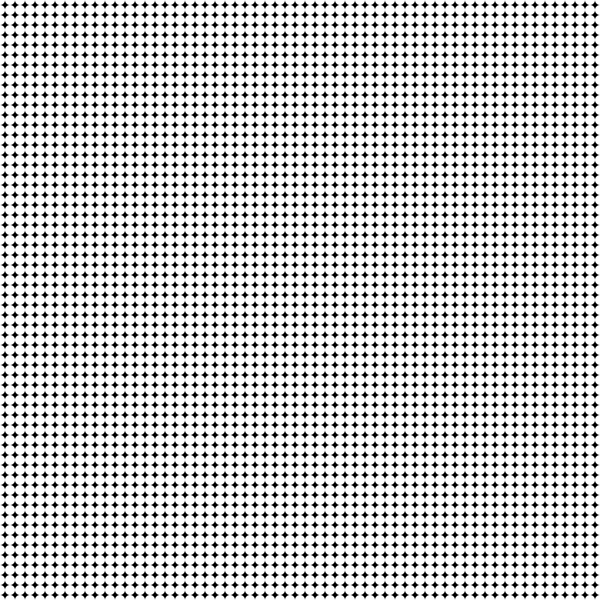
Frame 1 (no input)
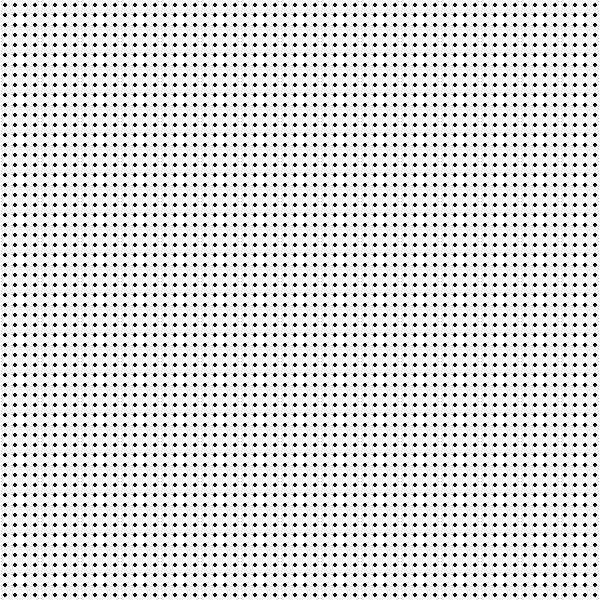
Frame 60 (the mouse pressed at the canvas centre just before this capture)
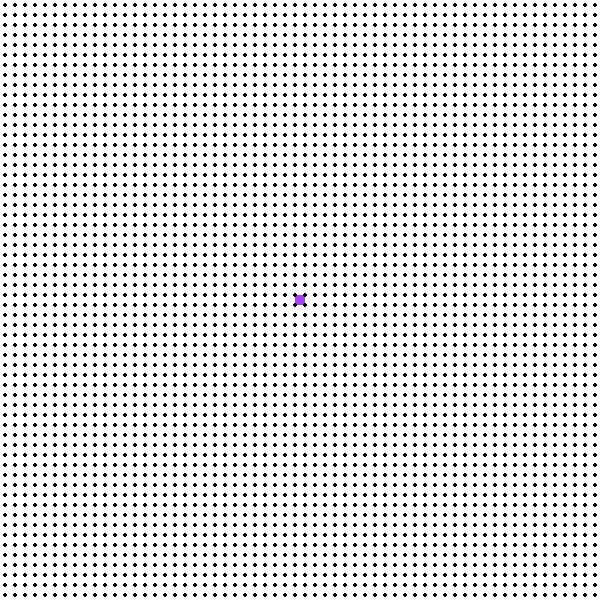
Frame 120 (the mouse held since frame 60 and released just before this capture)

The Processing sketch that drew these frames (run headless with seeded random() and noise(); from frame 60 on, the mouse is pressed at the canvas centre):

// Processing sketch: sketch_2DArray
// ── sketch_2DArray.pde
//need to define size of array
//we need two dimensions for our array
//color arrays
//boolean array to keep track of when ellipse is clicked, 2 [] because it's 2D
//number needs to b defined before everything, it's like the number of slots in an ice tray

int num = 61;
boolean [] [] clicked = new boolean[num] [num];
color [] [] c = new color[num][num];

int size = 10;

void setup(){
  size (600,600);
  background(0);
  noStroke();
  smooth();
  
  for (int i=0; i<num; i++){
    for (int j=0; j<num; j++){
      clicked[i][j] = false;
      c[i][j] = color(255); //this is setting the default color to white;
    }
  }
}

void draw(){
     for (int i=0; i<num; i++){
    for (int j=0; j<num; j++){
      
      if (clicked[i][j] == false){
      if(mousePressed){
        if(dist(mouseX, mouseY, i*size, j*size)<= size/2){
        c[i][j]= color(random(0,255), random(0,255), random(0,255));
        clicked[i][j] = true;
        }
       }
      }
      fill(c[i][j]);
      ellipse(i*size, j*size, size, size);
    }
   }
}
